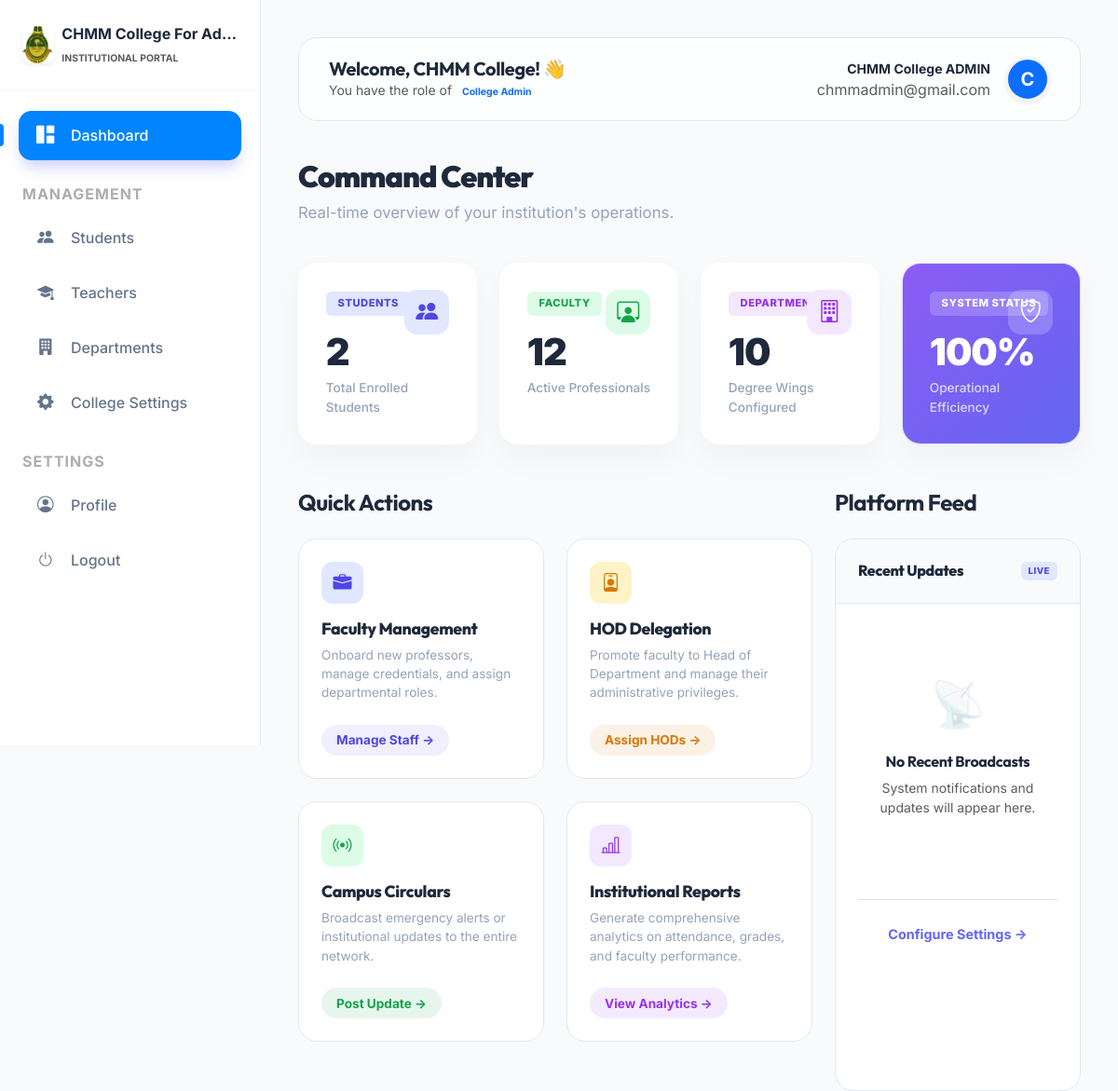
/dashboard/ (signed in), run on the app's committed database.
### colleges/models.py (models this page shows, shortened)
class College(models.Model):
    STATUS_CHOICES = (
        ('PENDING', 'Pending Approval'),
        ('APPROVED', 'Approved'),
        ('REJECTED', 'Rejected'),
    )
    name = models.CharField(max_length=255)
    slug = models.SlugField(unique=True, blank=True)
    logo = models.ImageField(upload_to='college_logos/', null=True, blank=True)
    theme_color = models.CharField(max_length=7, default='#3b82f6')
    address = models.TextField()
    contact_email = models.EmailField()
    phone_number = models.CharField(max_length=15, blank=True)
    district = models.CharField(max_length=100, blank=True)
    university_affiliation = models.CharField(max_length=500, blank=True, help_text="Comma-separated list of affiliated universities.")
    description = models.TextField(blank=True, help_text="Briefly describe your institution.")
    established_year = models.PositiveIntegerField(null=True, blank=True)
    registration_number = models.CharField(max_length=100, unique=True, null=True)
    website = models.URLField(null=True, blank=True)
    verification_document = models.FileField(upload_to='verification_docs/', null=True, blank=True)
    status = models.CharField(max_length=20, choices=STATUS_CHOICES, default='PENDING')
    rejection_reason = models.TextField(blank=True, null=True, help_text="Reason for rejection, shown to the institution.")
    slug_updated = models.BooleanField(default=False)
    created_at = models.DateTimeField(auto_now_add=True)

### accounts/models.py (models this page shows, shortened)
class CustomUser(AbstractUser):
    ROLES = (
        ('SUPER_ADMIN', 'Super Admin'),
        ('COLLEGE_ADMIN', 'College Admin'),
        ('HOD', 'Head of Department'),
        ('TEACHER', 'Teacher'),
        ('STUDENT', 'Student'),
    )
    username = None
    email = models.EmailField(unique=True)
    role = models.CharField(max_length=20, choices=ROLES, default='STUDENT')
    college = models.ForeignKey(College, on_delete=models.CASCADE, null=True, blank=True, related_name='users')
    objects = CustomUserManager()
    USERNAME_FIELD = 'email'
    REQUIRED_FIELDS = []

### core/views.py (the view, shortened to what this page needs)
# urls.py: path('dashboard/', dashboard, name='dashboard'),
@login_required
def dashboard(request):
    user = request.user
    if user.role == 'SUPER_ADMIN':
        return redirect('college_approval_queue')
    context = {}
    if user.role == 'COLLEGE_ADMIN':
        context['stats'] = {
            'students': StudentProfile.objects.filter(college=user.college).count(),
            'teachers': TeacherProfile.objects.filter(college=user.college).count(),
            'departments': Department.objects.filter(college=user.college).count(),
        }
        context['platform_notifications'] = PlatformNotification.objects.filter(
            models.Q(college=user.college) | models.Q(college__isnull=True)
        ).order_by('-created_at')[:5]
        return render(request, 'dashboards/admin_dashboard.html', context)
    return render(request, 'dashboard.html', context)

### templates/dashboards/admin_dashboard.html (shortened to what this page needs)
{% extends 'base.html' %}
{% block content %}
<div class="dashboard-header">
    <h1 class="dashboard-title">Command Center</h1>
    <p class="dashboard-subtitle">Real-time overview of your institution's operations.</p>
</div>
<div class="row g-4 mb-5">
    <div class="col-md-3">
        <div class="widget-card">
            <div class="w-tag w-tag-blue">STUDENTS</div>
            <div class="icon-box" style="background: #e0e7ff; color: #4f46e5;">
                <i class="bi bi-people-fill"></i>
            </div>
            <div class="w-value">{{ stats.students }}</div>
            <p class="w-desc">Total Enrolled Students</p>
        </div>
    </div>
    <div class="col-md-3">
        <div class="widget-card">
            <div class="w-tag w-tag-green">FACULTY</div>
            <div class="icon-box" style="background: #dcfce7; color: #16a34a;">
                <i class="bi bi-person-workspace"></i>
            </div>
            <div class="w-value">{{ stats.teachers }}</div>
            <p class="w-desc">Active Professionals</p>
        </div>
    </div>
    <div class="col-md-3">
        <div class="widget-card">
            <div class="w-tag w-tag-purple">DEPARTMENTS</div>
            <div class="icon-box" style="background: #f3e8ff; color: #9333ea;">
                <i class="bi bi-building"></i>
            </div>
            <div class="w-value">{{ stats.departments }}</div>
            <p class="w-desc">Degree Wings Configured</p>
        </div>
    </div>
    <div class="col-md-3">
        <div class="widget-card" style="background: var(--cm-accent-gradient);">
            <div class="w-tag" style="background: rgba(255,255,255,0.2); color: white;">SYSTEM STATUS</div>
            <div class="icon-box" style="background: rgba(255,255,255,0.2); color: white;">
                <i class="bi bi-shield-check"></i>
            </div>
            <div class="w-value text-white">100%</div>
            <p class="w-desc text-white opacity-75">Operational Efficiency</p>
        </div>
    </div>
</div>
<div class="row g-4">
    <div class="col-lg-8">
        <h4 class="fw-bold mb-4" style="color: var(--cm-primary); letter-spacing:-0.5px;">Quick Actions</h4>
        <div class="row g-4">
            <div class="col-md-6">
                <a href="{% url 'add_teacher' %}" class="action-card text-decoration-none">
                    <div class="action-icon" style="background: #e0e7ff; color: #4f46e5;">
                        <i class="bi bi-briefcase-fill"></i>
                    </div>
                    <h6 class="action-title">Faculty Management</h6>
                    <p class="action-desc">Onboard new professors, manage credentials, and assign departmental roles.</p>
                    <span class="action-btn" style="background: rgba(99,102,241,0.1); color: #4f46e5;">Manage Staff &rarr;</span>
                </a>
            </div>
            <div class="col-md-6">
                <a href="{% url 'hod_list' %}" class="action-card text-decoration-none">
                    <div class="action-icon" style="background: #fef3c7; color: #d97706;">
                        <i class="bi bi-person-badge"></i>
                    </div>
                    <h6 class="action-title">HOD Delegation</h6>
                    <p class="action-desc">Promote faculty to Head of Department and manage their administrative privileges.</p>
                    <span class="action-btn" style="background: rgba(217,119,6,0.1); color: #d97706;">Assign HODs &rarr;</span>
                </a>
            </div>
            <div class="col-md-6">
                <a href="#" class="action-card text-decoration-none">
                    <div class="action-icon" style="background: #dcfce7; color: #16a34a;">
                        <i class="bi bi-broadcast"></i>
                    </div>
                    <h6 class="action-title">Campus Circulars</h6>
                    <p class="action-desc">Broadcast emergency alerts or institutional updates to the entire network.</p>
                    <span class="action-btn" style="background: rgba(22,163,74,0.1); color: #16a34a;">Post Update &rarr;</span>
                </a>
            </div>
            <div class="col-md-6">
                <a href="#" class="action-card text-decoration-none">
                    <div class="action-icon" style="background: #f3e8ff; color: #9333ea;">
                        <i class="bi bi-bar-chart-line"></i>
                    </div>
                    <h6 class="action-title">Institutional Reports</h6>
                    <p class="action-desc">Generate comprehensive analytics on attendance, grades, and faculty performance.</p>
                    <span class="action-btn" style="background: rgba(147,51,234,0.1); color: #9333ea;">View Analytics &rarr;</span>
                </a>
            </div>
        </div>
    </div>
    <div class="col-lg-4">
        <h4 class="fw-bold mb-4" style="color: var(--cm-primary); letter-spacing:-0.5px;">Platform Feed</h4>
        <div class="feed-card h-100">
            <div class="feed-header">
                <h6>Recent Updates</h6>
                <span class="w-tag w-tag-blue mb-0" style="padding: 0.2rem 0.5rem; font-size:0.6rem;">LIVE</span>
            </div>
            <div class="feed-body">
                {% if platform_notifications %}
                    {% for note in platform_notifications %}
                    <div class="feed-item">
                        <span class="feed-item-time">{{ note.created_at|timesince }} ago</span>
                        <h6 class="feed-item-title">{{ note.title }}</h6>
                        <p class="feed-item-desc">{{ note.message }}</p>
                    </div>
                    {% endfor %}
                {% else %}
                    <div class="text-center py-5">
                        <div class="mb-3" style="font-size: 3rem; opacity: 0.2;">📡</div>
                        <h6 class="fw-bold" style="color: var(--cm-primary);">No Recent Broadcasts</h6>
                        <p class="text-muted small px-3">System notifications and updates will appear here.</p>
                    </div>
                {% endif %}
                <div class="mt-4 pt-4 border-top text-center">
                    <a href="{% url 'college_settings' %}" class="fw-bold" style="color: var(--cm-accent); text-decoration: none; font-size: 0.9rem;">Configure Settings &rarr;</a>
                </div>
            </div>
        </div>
    </div>
</div>
{% endblock %}

### templates/base.html (shortened to what this page needs)
{% load static %}
<!DOCTYPE html>
<html lang="en">
<head>
    <link href="https://cdn.jsdelivr.net/npm/bootstrap@5.3.0/dist/css/bootstrap.min.css" rel="stylesheet">
    <link rel="stylesheet" href="https://cdn.jsdelivr.net/npm/bootstrap-icons@1.11.1/font/bootstrap-icons.css">
</head>
<body>
    {% if user.is_authenticated %}
    <aside class="sidebar" id="sidebar">
        <div class="p-4 mb-3 d-flex align-items-center border-bottom border-light">
            {% if request.college.logo %}
            <img src="{{ request.college.logo.url }}" alt="Logo" height="40" class="me-2 rounded-3 shadow-sm">
            {% else %}
            <div class="bg-primary rounded-3 p-2 me-2 shadow-sm"><i class="bi bi-mortarboard-fill text-white fs-5"></i></div>
            {% endif %}
            <div class="overflow-hidden">
                <span class="fs-6 fw-bold text-main d-block text-truncate">{{ request.college.name|default:"Management Panel" }}</span>
                <span class="x-small text-muted text-uppercase fw-bold letter-spacing-1" style="font-size: 0.65rem;">Institutional Portal</span>
            </div>
        </div>
        <nav class="mt-2" style="max-height: calc(100vh - 100px); overflow-y: auto; overflow-x: hidden;">
            {% if user.role == 'SUPER_ADMIN' %}
            <a href="{% url 'college_approval_queue' %}"
                class="nav-link-custom {% if request.resolver_match.url_name == 'college_approval_queue' %}active{% endif %}">
                <i class="bi bi-speedometer2"></i> Management Console
            </a>
            {% else %}
            <a href="{% url 'dashboard' %}"
                class="nav-link-custom {% if request.resolver_match.url_name == 'dashboard' %}active{% endif %}">
                <i class="bi bi-grid-1x2-fill"></i> Dashboard
            </a>
            {% endif %}
            {% if user.role == 'COLLEGE_ADMIN' %}
            <div class="px-4 mt-4 mb-2 text-uppercase x-small fw-bold text-muted opacity-50" style="letter-spacing: 1px;">Management</div>
            <a href="{% url 'student_list' %}" class="nav-link-custom {% if 'student' in request.path %}active{% endif %}">
                <i class="bi bi-people-fill"></i> Students
            </a>
            <a href="{% url 'teacher_list' %}" class="nav-link-custom {% if 'teacher' in request.path %}active{% endif %}">
                <i class="bi bi-mortarboard-fill"></i> Teachers
            </a>
            <a href="{% url 'department_list' %}" class="nav-link-custom {% if 'department' in request.path %}active{% endif %}">
                <i class="bi bi-building-fill"></i> Departments
            </a>
            <a href="{% url 'college_settings' %}" class="nav-link-custom {% if 'settings' in request.path %}active{% endif %}">
                <i class="bi bi-gear-fill"></i> College Settings
            </a>
            {% endif %}
            <div class="px-4 mt-4 mb-2 text-uppercase x-small fw-bold text-muted opacity-50" style="letter-spacing: 1px;">Settings</div>
            <a href="{% url 'edit_profile' %}" class="nav-link-custom {% if 'profile' in request.path %}active{% endif %}">
                <i class="bi bi-person-circle"></i> Profile
            </a>
            <form action="{% url 'logout' %}" method="post" class="m-0">
                <button type="submit" class="nav-link-custom border-0 bg-transparent w-100 text-start">
                    <i class="bi bi-power"></i> Logout
                </button>
            </form>
        </nav>
    </aside>
    {% endif %}
    <main class="{% if user.is_authenticated %}main-content{% endif %}">
        {% if user.is_authenticated %}
        <header class="header-glass animate-up">
            <div class="d-flex align-items-center">
                <div>
                    <h5 class="fw-bold mb-0">Welcome, {{ user.first_name }}! 👋</h5>
                    <p class="text-muted small mb-0 d-none d-md-block">You have the role of <span class="badge bg-primary-soft text-primary rounded-pill">{{ user.get_role_display }}</span></p>
                </div>
            </div>
            <div class="d-flex align-items-center gap-3">
                <div class="d-flex align-items-center gap-3">
                    <div class="text-end d-none d-md-block">
                        <span class="fw-bold d-block small">{{ user.get_full_name }}</span>
                        <span class="text-muted x-small">{{ user.email }}</span>
                    </div>
                    <div class="bg-primary rounded-circle shadow-sm d-flex align-items-center justify-content-center"
                        style="width: 48px; height: 48px; border: 3px solid var(--surface-2);">
                        <span class="fw-bold text-white fs-5">{{ user.first_name|first|upper }}</span>
                    </div>
                </div>
            </div>
        </header>
        {% endif %}
        <div class="container-fluid p-0 animate-up">
            {% block content %}{% endblock %}
        </div>
    </main>
</body>
</html>

### data on the page
College: college.logo (picture), college.name "CHMM College For Ad…"
CustomUser: first_name "CHMM College", role "College Admin", get_full_name "CHMM College ADMIN", email "chmmadmin@gmail.com", first_name|first "C"

### other printed values
{{ stats.students }} "2"
{{ stats.teachers }} "12"
{{ stats.departments }} "10"
